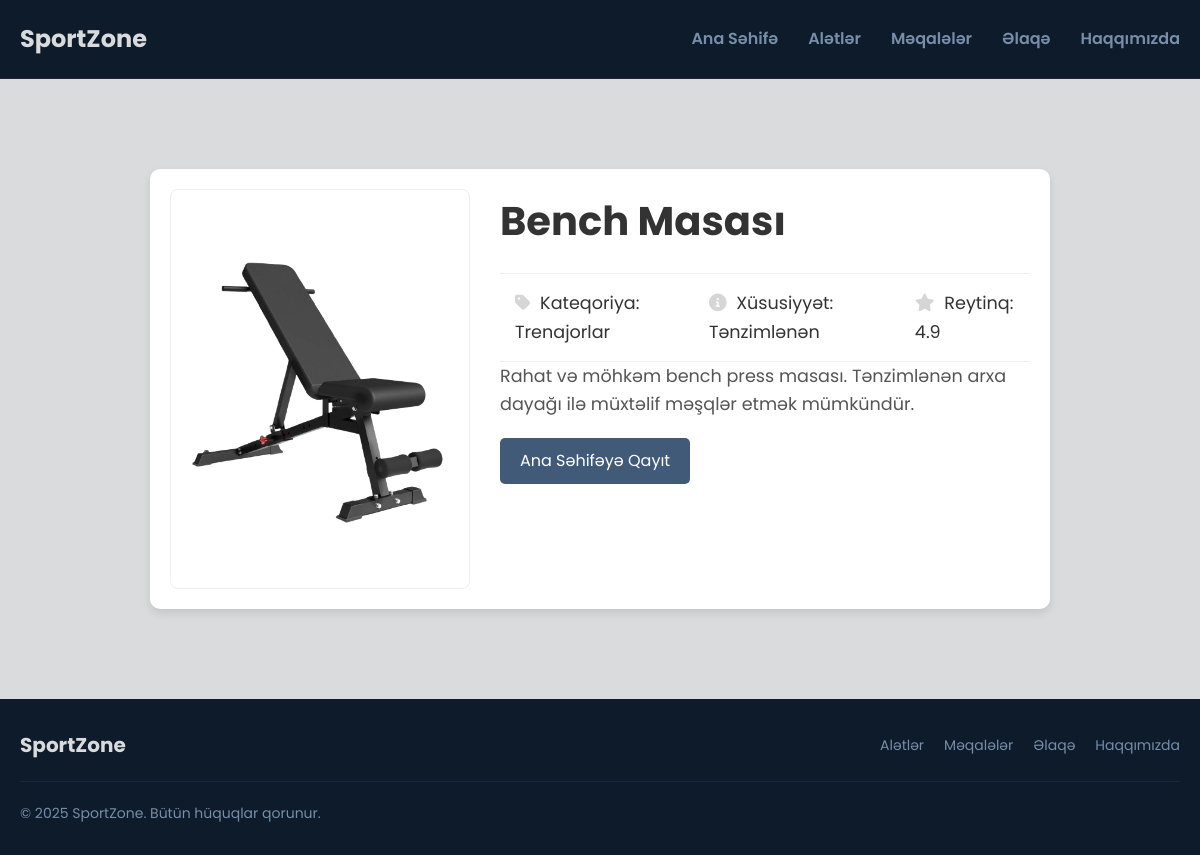
Screenshot of /product/4/ with the database file from the repository.
### catalog/models.py (models this page shows, shortened)
class Product(models.Model):
    name = models.CharField(max_length=200)
    description = models.TextField()
    category = models.CharField(max_length=100, default='Fitness')
    image_url = models.CharField(max_length=255) # Statik fayl yolu
    meta_info = models.CharField(max_length=100) # Çəki, ölçü və s.
    rating = models.DecimalField(max_digits=2, decimal_places=1)
    class Meta:
        verbose_name = "Məhsul"
        verbose_name_plural = "Məhsullar"

### catalog/views.py (the view)
# urls.py: path('product/<int:pk>/', views.product_detail, name='product_detail'),
def product_detail(request, pk):
    product = Product.objects.get(pk=pk)
    context = {'product': product}
    return render(request, 'product_detail.html', context)

### catalog/templates/product_detail.html (shortened to what this page needs)
{% load static %}
<!DOCTYPE html>
<html lang="az">
<head>
    <link rel="stylesheet" href="{% static 'css/style.css' %}">
    <link rel="stylesheet" href="https://cdnjs.cloudflare.com/ajax/libs/font-awesome/6.0.0-beta3/css/all.min.css">
</head>
<body>
    <header class="header">
        <div class="container">
            <div class="logo">
                <a href="{% url 'index' %}">SportZone</a>
            </div>
            <nav class="nav">
                <ul>
                    <li><a href="{% url 'index' %}">Ana Səhifə</a></li>
                    <li><a href="#">Alətlər</a></li>
                    <li><a href="#">Məqalələr</a></li>
                    <li><a href="#">Əlaqə</a></li>
                    <li><a href="#">Haqqımızda</a></li>
                </ul>
            </nav>
        </div>
    </header>
    <main class="main-content">
        <div class="detail-container">
            <div class="detail-image" style="background-image: url('{% static product.image_url %}');"></div>
            <div class="detail-info">
                <h1>{{ product.name }}</h1>
                <div class="detail-meta">
                    <span><i class="fas fa-tag"></i> Kateqoriya: {{ product.category }}</span>
                    <span><i class="fas fa-info-circle"></i> Xüsusiyyət: {{ product.meta_info }}</span>
                    <span><i class="fas fa-star"></i> Reytinq: {{ product.rating }}</span>
                </div>
                <p>{{ product.description }}</p>
                <a href="{% url 'index' %}" class="back-link">Ana Səhifəyə Qayıt</a>
            </div>
        </div>
    </main>
    <footer class="footer">
        <div class="container">
            <div class="footer-top">
                <div class="footer-logo">SportZone</div>
                <nav class="footer-nav">
                    <ul>
                        <li><a href="#">Alətlər</a></li>
                        <li><a href="#">Məqalələr</a></li>
                        <li><a href="#">Əlaqə</a></li>
                        <li><a href="#">Haqqımızda</a></li>
                    </ul>
                </nav>
            </div>
            <div class="footer-bottom">
                <p>© 2025 SportZone. Bütün hüquqlar qorunur.</p>
            </div>
        </div>
    </footer>
</body>
</html>

### catalog/static/css/style.css (style rules this page uses)
:root { --color-darkest: #0d1b2a; --color-dark: #1b263b; --color-medium: #415a77; --color-light: #778da9; --color-white: #f2f2f2e4; --color-accent: #ff6b6b; --color-bg-light: #f4f4f4; }
* { margin: 0; padding: 0; box-sizing: border-box; }
body { font-family: 'Poppins', sans-serif; background-color: var(--color-darkest); color: var(--color-white); line-height: 1.6; }
.container { max-width: 1200px; margin: 0 auto; padding: 0 20px; }
a { text-decoration: none; color: var(--color-white); transition: color 0.3s; }
.header { background-color: var(--color-darkest); padding: 20px 0; border-bottom: 1px solid var(--color-dark); }
.header .container { display: flex; justify-content: space-between; align-items: center; }
.logo a { font-size: 24px; font-weight: 700; color: var(--color-white); }
.nav ul { list-style: none; display: flex; }
.nav ul li { margin-left: 30px; }
.nav ul li a { font-weight: 600; color: var(--color-light); }
.main-content { background-color: var(--color-white); color: var(--color-darkest); padding: 40px 0; }
.footer { background-color: var(--color-darkest); padding: 30px 0; color: var(--color-light); font-size: 14px; }
.footer .container { display: flex; flex-direction: column; }
.footer-top { display: flex; justify-content: space-between; align-items: center; padding-bottom: 20px; border-bottom: 1px solid var(--color-dark); margin-bottom: 20px; }
.footer-logo { font-size: 20px; font-weight: 700; color: var(--color-white); }
.footer-nav ul { list-style: none; display: flex; gap: 20px; }
.footer-nav ul li a { color: var(--color-light); }
.footer-bottom { display: flex; justify-content: space-between; align-items: center; }

### catalog/templates/product_detail.html (style rules this page uses)
.detail-container { max-width: 900px; margin: 50px auto; padding: 20px; background-color: #fff; border-radius: 10px; box-shadow: 0 4px 8px rgba(0, 0, 0, 0.1); display: flex; gap: 30px; }
.detail-image { flex: 1; min-width: 300px; background-size: contain; background-repeat: no-repeat; background-position: center; height: 400px; border-radius: 8px; border: 1px solid #eee; }
.detail-info { flex: 2; }
.detail-info h1 { font-size: 2.5em; margin-top: 0; color: #333; }
.detail-info p { font-size: 1.1em; line-height: 1.6; color: #555; }
.detail-meta { margin-top: 20px; padding: 15px; border-top: 1px solid #eee; border-bottom: 1px solid #eee; display: flex; gap: 20px; font-size: 1.1em; color: #333; }
.detail-meta span i { color: #d6d6d6; margin-right: 5px; }
.back-link { display: inline-block; margin-top: 20px; padding: 10px 20px; background-color: #415a77; color: #ffffff; text-decoration: none; border-radius: 5px; transition: background-color 0.3s; }

### rows the page displays
Product: image_url (picture), name "Bench Masası", category "Trenajorlar", meta_info "Tənzimlənən", rating "4.9", description "Rahat və möhkəm bench press masası. Tənzimlənən arxa dayağı ilə müxtəlif məşqlər etmək mümkündür."
